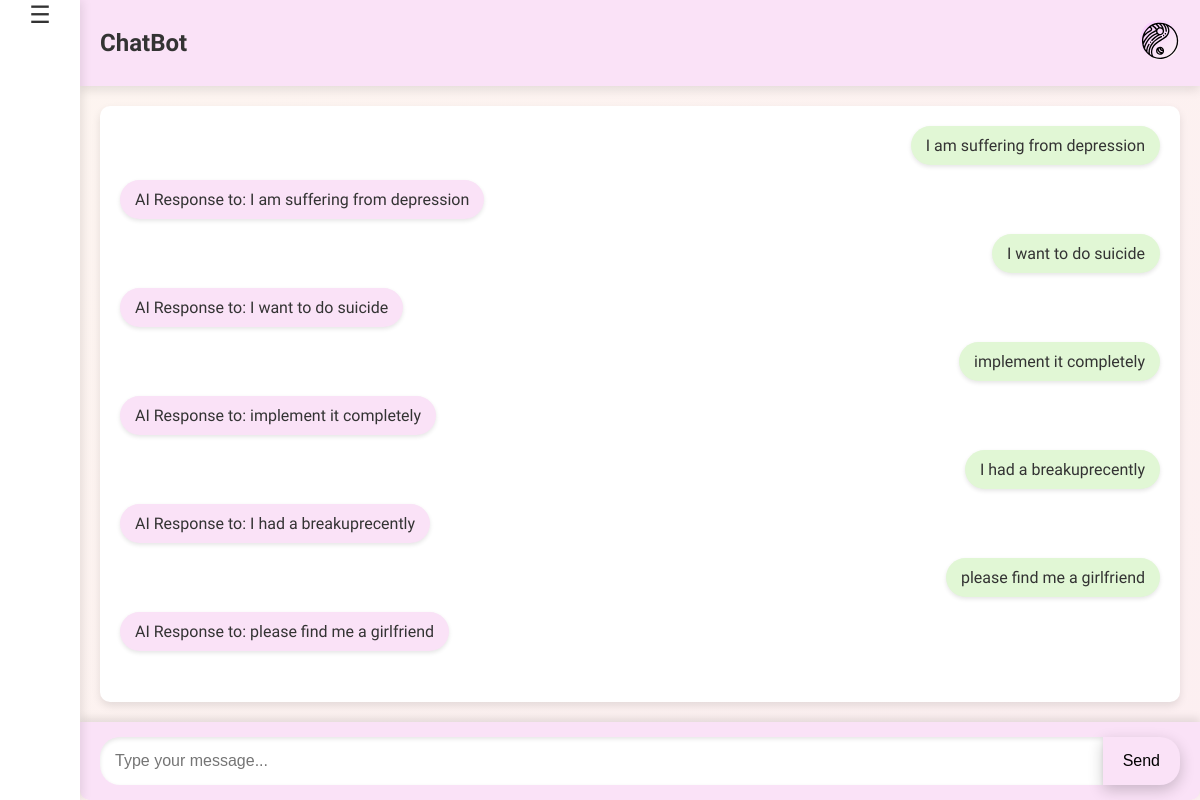
The app's page /chat (signed in) with its own data.
### backend/app.py (models this page shows)
class ChatHistory(db.Model):
    id=db.Column(db.Integer, primary_key=True)
    user_input=db.Column(db.String(500),nullable=False)
    ai_response=db.Column(db.String(500),nullable=False)
    user_id=db.Column(db.Integer,db.ForeignKey('user.id'), nullable=False)
    user=db.relationship('User',back_populates='chats')

### backend/app.py (the view, shortened to what this page needs)
@app.route('/chat',methods=['GET', 'POST'])
def chat():
    if 'email' not in session:
        return redirect(url_for('signin'))
    user = User.query.filter_by(email=session['email']).first()
    chat_history = ChatHistory.query.filter_by(user_id=user.id).all()
    return render_template('chat.html', chat_history=chat_history)

### frontend/templates/chat.html (shortened to what this page needs)
<!DOCTYPE html>
<html lang="en">
<head>
</head>
<body>
    <div class="sidebar">
        <button id="sidebar-toggle">&#9776;</button>
    </div>
    <div class="main">
        <header class="chat-header">
            <div>ChatBot</div>
            <div class="logo">
                <img src="{{ url_for('static', filename='logo.svg') }}" alt="Logo" class="logo">
            </div>
        </header>
        <div id="chat-box" class="chat-box">
            {% for chat in chat_history %}
                <div class="message user">{{ chat.user_input }}</div>
                <div class="message bot">{{ chat.ai_response }}</div>
            {% endfor %}
        </div>
        <div class="input-container">
            <input type="text" id="user-input" placeholder="Type your message...">
            <button id="send-button">Send</button>
        </div>
    </div>
</body>
</html>

### frontend/templates/chat.html (style rules this page uses)
body { font-family: 'Open Sauce', 'CMU Serif', sans-serif; margin: 0; padding: 0; display: flex; flex-direction: column; height: 100vh; background: linear-gradient(135deg, #fdf5f0, #fceff1); color: #333; overflow: hidden; }
.sidebar { position: fixed; width: 80px; height: 100%; background: #ffffff; display: flex; flex-direction: column; align-items: center; box-shadow: 2px 0 10px rgba(0, 0, 0, 0.1); transition: width 0.3s ease; }
.sidebar button { background: none; border: none; color: #333; font-size: 24px; cursor: pointer; margin-bottom: 20px; transition: transform 0.2s; }
.main { margin-left: 80px; display: flex; flex-direction: column; height: 100%; width: calc(100% - 80px); overflow: hidden; }
.chat-header { display: flex; justify-content: space-between; align-items: center; background: #fae2f7; padding: 20px; font-size: 24px; font-weight: bold; box-shadow: 0 4px 10px rgba(0, 0, 0, 0.1); }
.logo { position: relative; }
.logo img { width: 40px; height: 40px; border-radius: 50%; background: linear-gradient(135deg, rgb(248, 199, 255), rgb(252, 246, 243)); cursor: pointer; }
.chat-box { flex-grow: 1; padding: 20px; overflow-y: auto; background: #ffffff; border-radius: 10px; margin: 20px; box-shadow: 0 4px 8px rgba(0, 0, 0, 0.1); display: flex; flex-direction: column; gap: 15px; }
.message { padding: 10px 15px; border-radius: 20px; font-size: 16px; max-width: 60%; word-wrap: break-word; box-shadow: 0 2px 4px rgba(0, 0, 0, 0.1); }
.message.user { align-self: flex-end; background: #e1f7d5; }
.message.bot { align-self: flex-start; background: #fae2f7; }
.input-container { display: flex; padding: 15px 20px; background: #fae2f7; border-radius: 0 0 10px 10px; box-shadow: 0 -4px 8px rgba(0, 0, 0, 0.1); }
.input-container input { flex-grow: 1; padding: 15px; font-size: 16px; border: none; border-radius: 20px 0 0 20px; background: #ffffff; box-shadow: inset 0 2px 4px rgba(0, 0, 0, 0.1); outline: none; }
.input-container button { background: #fae2f7; border: none; padding: 15px 20px; border-radius: 0 20px 20px 0; cursor: pointer; font-size: 16px; box-shadow: 0 5px 15px rgba(0, 0, 0, 0.2); transition: transform 0.2s, background 0.3s; }

### records on screen
ChatHistory: user_input "I am suffering from depression", ai_response "AI Response to: I am suffering from depression"
ChatHistory: user_input "I want to do suicide", ai_response "AI Response to: I want to do suicide"
ChatHistory: user_input "implement it completely", ai_response "AI Response to: implement it completely"
ChatHistory: user_input "I had a breakuprecently", ai_response "AI Response to: I had a breakuprecently"
ChatHistory: user_input "please find me a girlfriend", ai_response "AI Response to: please find me a girlfriend"
